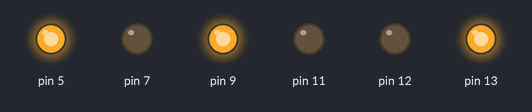
Simulated run of this sketch. Board: Arduino Uno, built with avr-gcc and run on an emulated ATmega328P. Parts: output pins drawn as LEDs (lit = HIGH).

Above: at 1.5 s.
At 4.0 s:
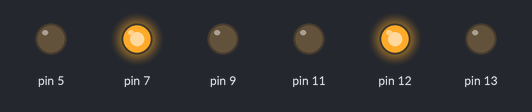
At 7.5 s:
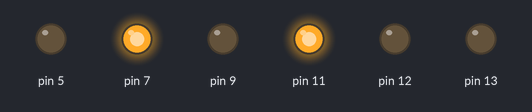
Timing chart, 0 to 13.0 s (numbered marks = the images above):
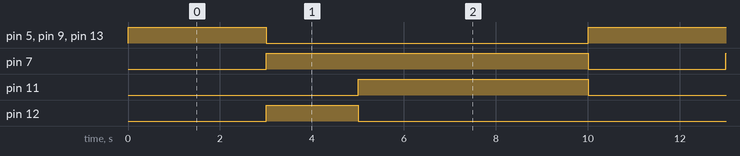

The sketch:

Semaforo.ino
```cpp
int v1 = 0;

void setup()
{
  pinMode(13, OUTPUT);
  pinMode(9, OUTPUT);
  pinMode(5, OUTPUT);
  pinMode(7, OUTPUT);
  pinMode(12, OUTPUT);
  pinMode(11, OUTPUT);
}

void loop()
{
  digitalWrite(13, HIGH);
  digitalWrite(9, HIGH);
  digitalWrite(5, HIGH);
  delay(3000); // Wait for 3000 millisecond(s)
  digitalWrite(7, HIGH);
  digitalWrite(12, HIGH);
  digitalWrite(13, LOW);
  digitalWrite(9, LOW);
  digitalWrite(5, LOW);
  delay(2000); // Wait for 2000 millisecond(s)
  digitalWrite(7, HIGH);
  digitalWrite(11, HIGH);
  digitalWrite(12, LOW);
  digitalWrite(5, LOW);
  delay(5000); // Wait for 5000 millisecond(s)
  digitalWrite(7, LOW);
  digitalWrite(11, LOW);
  digitalWrite(5, LOW);
}
```

Measured:
- by itself, pin 5, pin 9, pin 13: alternates HIGH for 3.0 s and LOW for 7.0 s
- by itself, pin 7: alternates HIGH for 7.0 s and LOW for 3.0 s
- by itself, pin 11: alternates HIGH for 5.0 s and LOW for 5.0 s
- by itself, pin 12: alternates HIGH for 2.0 s and LOW for 8.0 s
